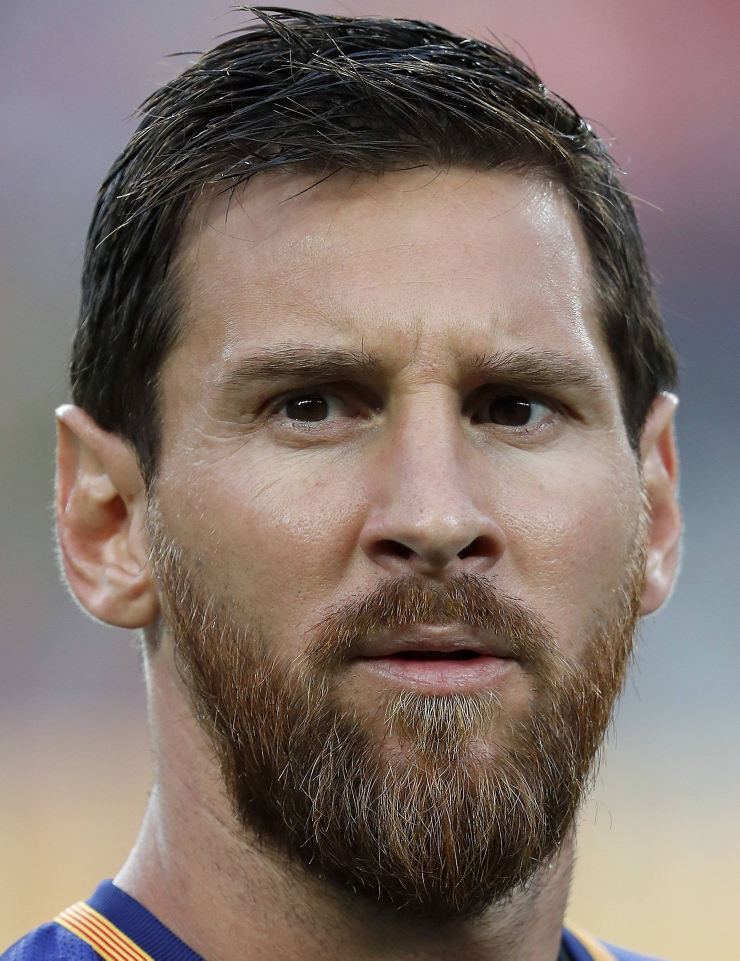
#> input picture model/test_images/messi3.jpg, 2218 x 2881 px (shown at 1/3 size)
$ jupyter execute --allow-errors football_player_classification.ipynb   (shell and % lines are left out)
#> lines starting #> are read from the running program, lines starting #| are printed output that depends on the picture
[cell 1]
import numpy as np
import cv2
import matplotlib
from matplotlib import pyplot as plt

[cell 2]
img = cv2.imread('./test_images/messi3.jpg')
#> img is the input picture: shape (2881, 2218, 3); mean B, G, R 106, 113.2, 128.6
img.shape
#> Out = (2881, 2218, 3)

[cell 3]
plt.imshow(img)

[cell 4]
gray = cv2.cvtColor(img, cv2.COLOR_BGR2GRAY)
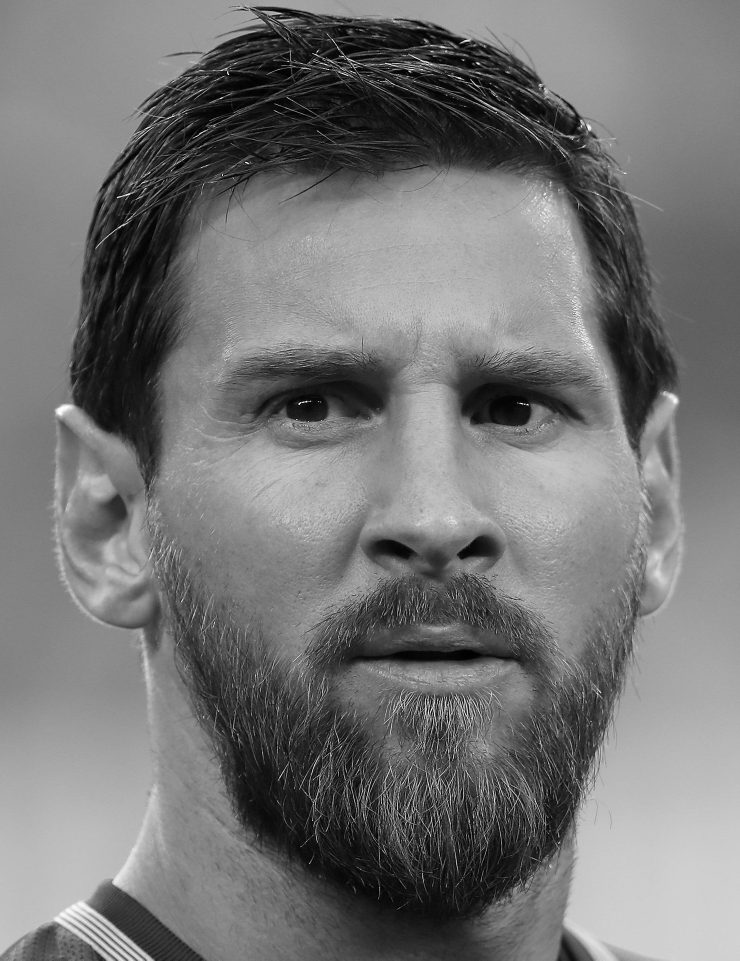
#> gray: shape (2881, 2218) (shown at 1/3 size); min 0, max 255, mean 117
gray.shape
#> Out = (2881, 2218)

[cell 5]
gray

[cell 6]
plt.imshow(gray, cmap='gray')

[cell 7]
face_cascade = cv2.CascadeClassifier('./opencv/haarcascades/haarcascade_frontalface_default.xml')
eye_cascade = cv2.CascadeClassifier('./opencv/haarcascades/haarcascade_eye.xml')

faces = face_cascade.detectMultiScale(gray, 1.3, 5)
#> faces = [[384, 562, 1684, 1684]]
faces
#> Out = [[384, 562, 1684, 1684]]

[cell 8]
(x,y,w,h) = faces[0]
#> x = 384; y = 562; w = 1684; h = 1684
x,y,w,h
#> Out = (384, 562, 1684, 1684)

[cell 9]
face_img = cv2.rectangle(img,(x,y),(x+w,y+h),(255,0,0),2)
plt.imshow(face_img)

[cell 10]
cv2.destroyAllWindows()
for (x,y,w,h) in faces:
    face_img = cv2.rectangle(img,(x,y),(x+w,y+h),(255,0,0),2)
    roi_gray = gray[y:y+h, x:x+w]
    roi_color = face_img[y:y+h, x:x+w]
    eyes = eye_cascade.detectMultiScale(roi_gray)
    for (ex,ey,ew,eh) in eyes:
        cv2.rectangle(roi_color,(ex,ey),(ex+ew,ey+eh),(0,255,0),2)
#> this loop made 1 pass
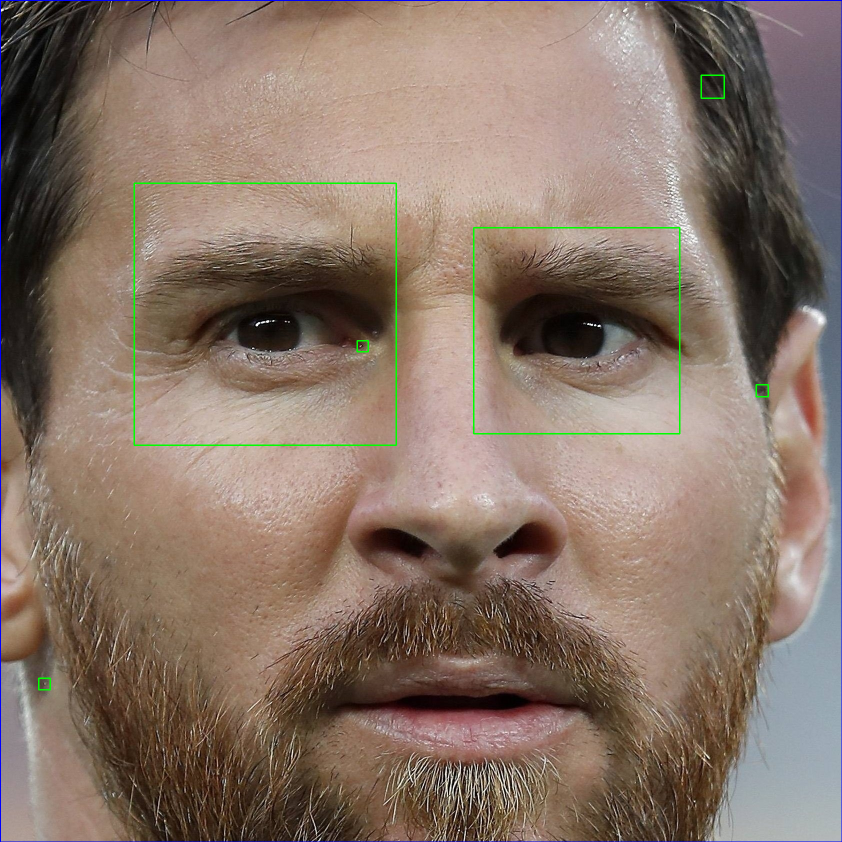
#> roi_color: shape (1684, 1684, 3) (shown at 1/2 size); mean B, G, R 103.8, 116.4, 135.4


plt.figure()
plt.imshow(face_img, cmap='gray')
plt.show()

[cell 11]
plt.imshow(roi_color, cmap='gray')

[cell 12]
cropped_img = np.array(roi_color)
cropped_img.shape
#> Out = (1684, 1684, 3)

[cell 13]
import numpy as np
import pywt
import cv2

def w2d(img, mode='haar', level=1):
#> called with mode = 'db1', level = 5
    imArray = img
    #Datatype conversions
    #convert to grayscale
    imArray = cv2.cvtColor( imArray,cv2.COLOR_RGB2GRAY )
    #convert to float
    imArray =  np.float32(imArray)
    imArray /= 255;
    # compute coefficients
    coeffs=pywt.wavedec2(imArray, mode, level=level)
#> coeffs = 6 items

    #Process Coefficients
    coeffs_H=list(coeffs)
#> coeffs_H = 6 items
    coeffs_H[0] *= 0;

    # reconstruction
    imArray_H=pywt.waverec2(coeffs_H, mode);
    imArray_H *= 255;
    imArray_H =  np.uint8(imArray_H)
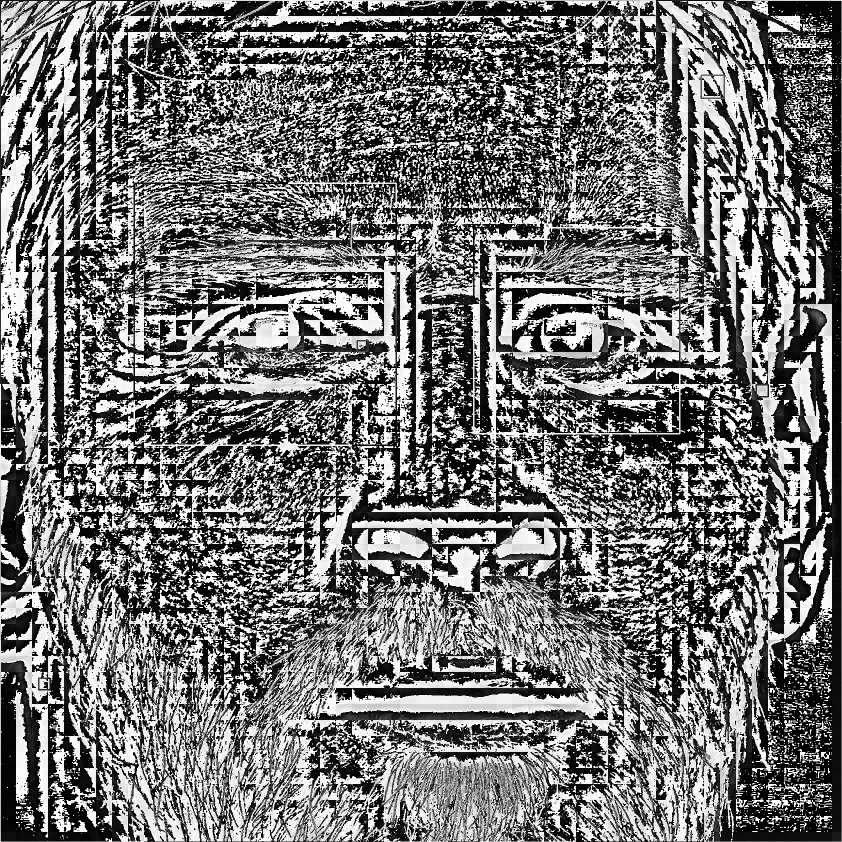
#> imArray_H: shape (1684, 1684) (shown at 1/2 size); min 0, max 255, mean 117.1

    return imArray_H

[cell 14]
im_har = w2d(cropped_img,'db1',5)
plt.imshow(im_har, cmap='gray')

[cell 15]
def get_cropped_image_if_2_eyes(image_path):
#> called with image_path = './test_images/messi3.jpg'
    img = cv2.imread(image_path)
    if img is None:
        print("Error loading image:", image_path)
    gray = cv2.cvtColor(img, cv2.COLOR_BGR2GRAY)
    faces = face_cascade.detectMultiScale(gray, 1.3, 5)
#> faces = [[384, 562, 1684, 1684]]
    for (x,y,w,h) in faces:
        roi_gray = gray[y:y+h, x:x+w]
        roi_color = img[y:y+h, x:x+w]
        eyes = eye_cascade.detectMultiScale(roi_gray)
        if len(eyes) >= 2:
            return roi_color
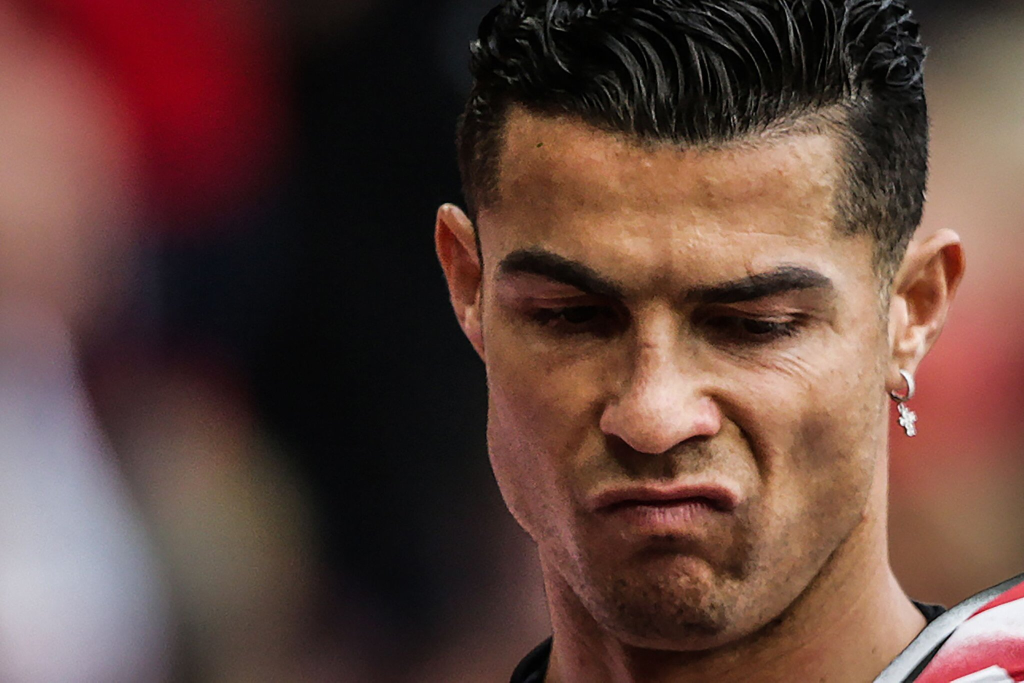
#> input picture model/dataset/cristiano_ronaldo/21rory-ronaldo4-1-ea5c-superJumbo.jpg, 2048 x 1365 px (shown at 1/2 size)
#> in get_cropped_image_if_2_eyes, img is the input picture: shape (1365, 2048, 3); mean B, G, R 59.9, 67.5, 96.3
#> in get_cropped_image_if_2_eyes (call 3), `gray = cv2.cvtColor(img, cv2.COLOR_BGR2GRAY)`:
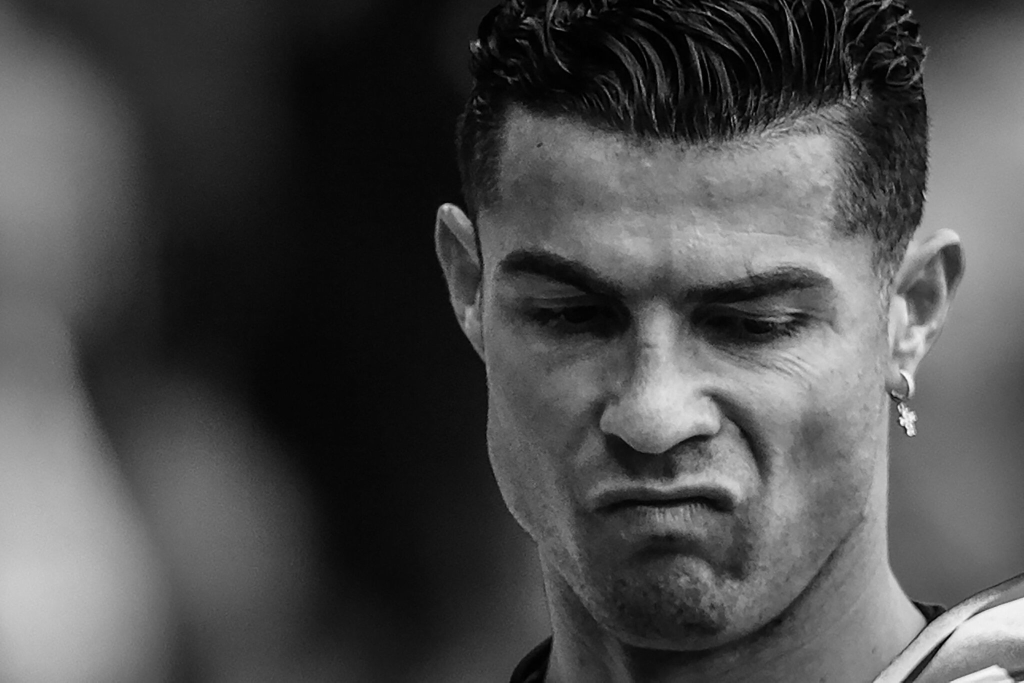
#> gray: shape (1365, 2048) (shown at 1/2 size); min 0, max 255, mean 75.2
#> in get_cropped_image_if_2_eyes (call 3), `faces = face_cascade.detectMultiScale(gray, 1.3, 5)`: faces = [[797, 228, 1038, 1038]]
#> this loop made 1 pass
#> pass 1, in get_cropped_image_if_2_eyes (call 3), `roi_gray = gray[y:y+h, x:x+w]`:
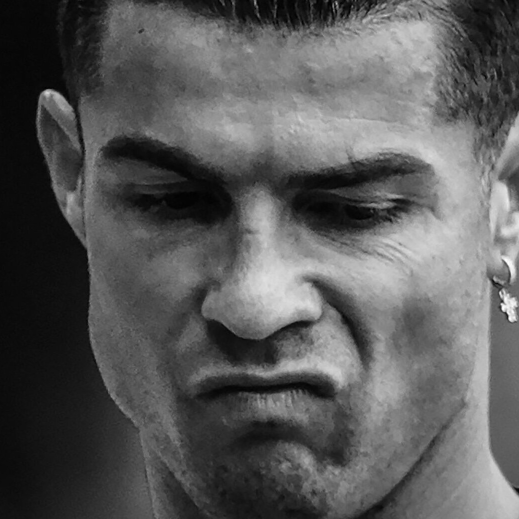
#> roi_gray: shape (1038, 1038) (shown at 1/2 size); min 0, max 255, mean 89
#> pass 1, in get_cropped_image_if_2_eyes (call 3), `roi_color = img[y:y+h, x:x+w]`:
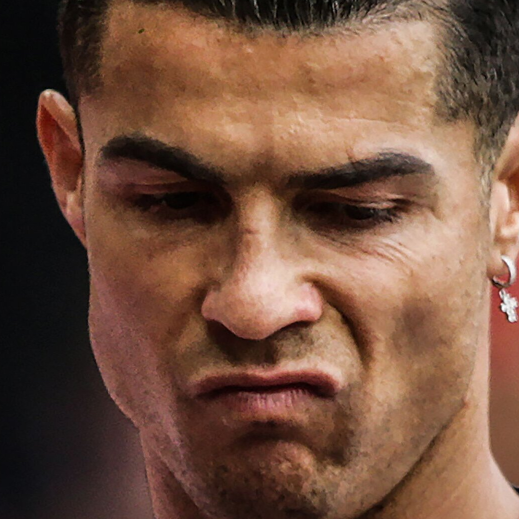
#> roi_color: shape (1038, 1038, 3) (shown at 1/2 size); mean B, G, R 63.1, 80.8, 115.1

[cell 16]
original_image = cv2.imread('./test_images/messi3.jpg')
plt.imshow(original_image)

[cell 17]
cropped_image = get_cropped_image_if_2_eyes('./test_images/messi3.jpg')
plt.imshow(cropped_image)

[cell 18]
org_image_obstructed = cv2.imread('./test_images/messi3.jpg')
plt.imshow(org_image_obstructed)

[cell 19]
cropped_image_no_2_eyes = get_cropped_image_if_2_eyes('./test_images/messi3.jpg')
cropped_image_no_2_eyes

[cell 20]
path_to_data = "./dataset/"
path_to_cr_data = "./dataset/cropped/"

[cell 21]
import os
img_dirs = []
for entry in os.scandir(path_to_data):
    if entry.is_dir():
        img_dirs.append(entry.path)

[cell 22]
img_dirs

[cell 23]
import shutil
if os.path.exists(path_to_cr_data):
     shutil.rmtree(path_to_cr_data)
os.mkdir(path_to_cr_data)

[cell 24]
cropped_image_dirs = []
celebrity_file_names_dict = {}
for img_dir in img_dirs:
    count = 1
    celebrity_name = img_dir.split('/')[-1]
    celebrity_file_names_dict[celebrity_name] = []
    for entry in os.scandir(img_dir):
        roi_color = get_cropped_image_if_2_eyes(entry.path)
        if roi_color is not None:
            cropped_folder = path_to_cr_data + celebrity_name
            if not os.path.exists(cropped_folder):
                os.makedirs(cropped_folder)
                cropped_image_dirs.append(cropped_folder)
                print("Generating cropped images in folder: ",cropped_folder)
            cropped_file_name = celebrity_name + str(count) + ".png"
            cropped_file_path = cropped_folder + "/" + cropped_file_name
            cv2.imwrite(cropped_file_path, roi_color)
            celebrity_file_names_dict[celebrity_name].append(cropped_file_path)
            count += 1

[cell 25]
celebrity_file_names_dict = {}
for img_dir in cropped_image_dirs:
    celebrity_name = img_dir.split('/')[-1]
    file_list = []
    for entry in os.scandir(img_dir):
        file_list.append(entry.path)
    celebrity_file_names_dict[celebrity_name] = file_list
celebrity_file_names_dict

[cell 26]
class_dict = {}
count = 0
for celebrity_name in celebrity_file_names_dict.keys():
    class_dict[celebrity_name] = count
    count = count + 1
#> this loop made 0 passes
#> after the loop, class_dict = 0 items; count = 0
class_dict
